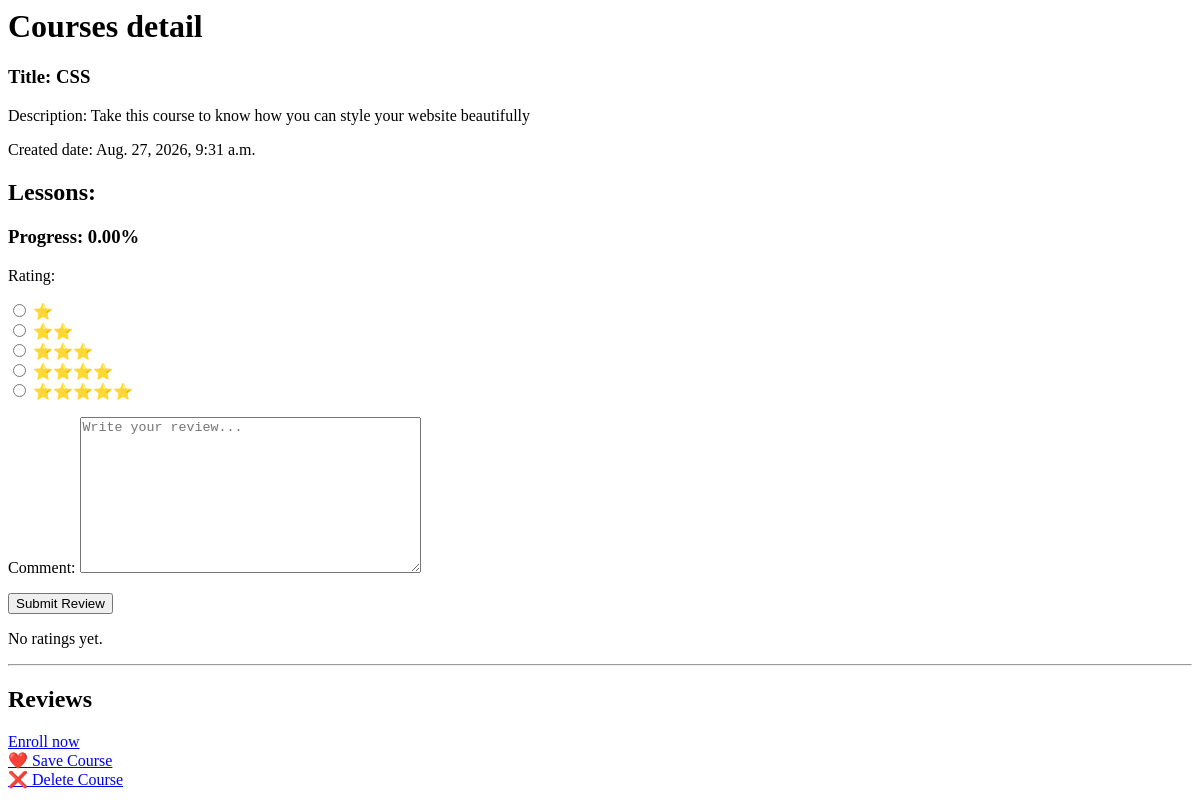
/courses/10 (signed in), run on an earlier commit of the app's database.
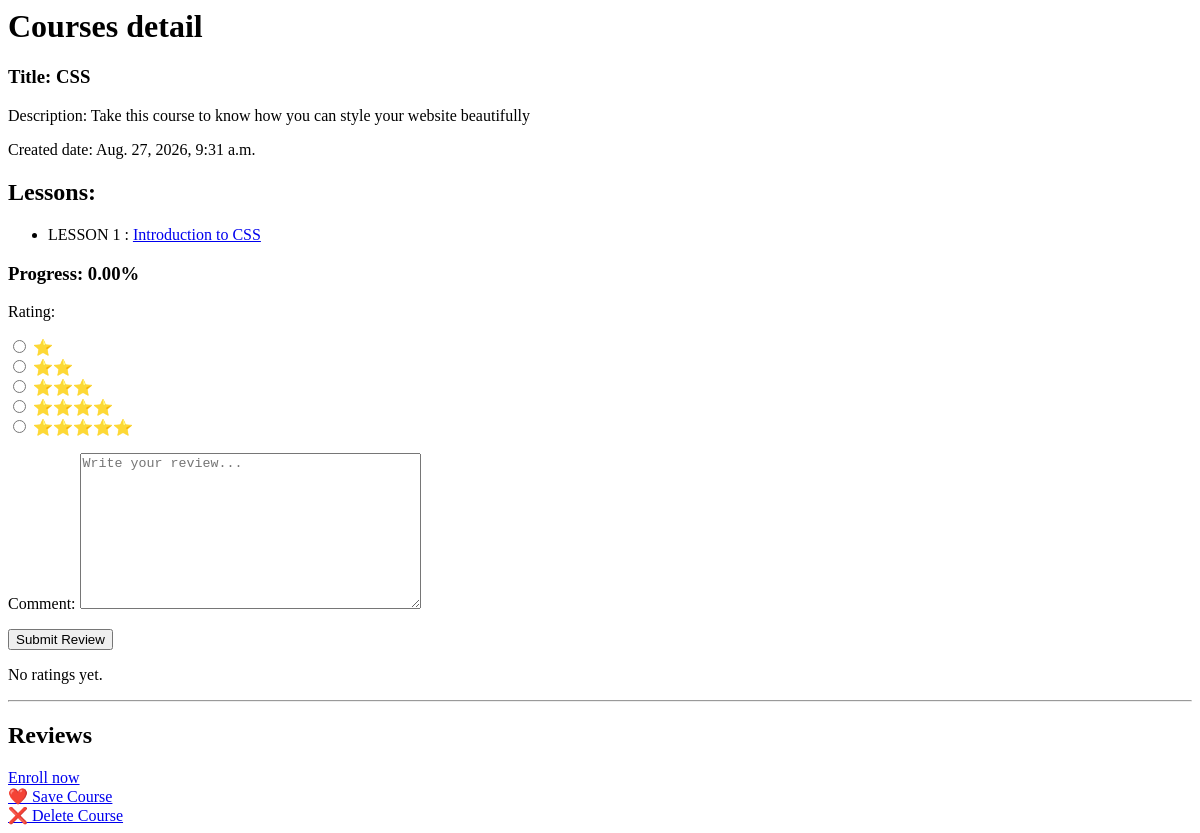
And on a later commit of the database.
### course/models.py (models this page shows, shortened)
class lesson(models.Model):
    course = models.ForeignKey(Course, on_delete=models.CASCADE)
    title = models.CharField(max_length=200)
    content = models.TextField()
    created_at = models.DateTimeField(auto_now_add=True)
    updated_at = models.DateTimeField(auto_now=True)

### course/views.py (the view)
# urls.py: path("<int:id>",views.coursedetail,name="coursedetail"),
def coursedetail(request,id):
    if request.method == 'POST':
        form=ReviewForm(request.POST)
        if form.is_valid():
            review=form.save(commit=False)
            review.course=Course.objects.get(id=id)
            review.user=request.user
            review.save()
            return redirect('coursedetail', id=id)
    else:
        form=ReviewForm()
    course = Course.objects.get(id=id)
    lessons = lesson.objects.filter(course=course)
    completed_lessons = LessonCompletion.objects.filter(user=request.user, lesson__course=course)
    total_lessons = lessons.count()
    completed_count = completed_lessons.count()
    if total_lessons > 0:
        progress_percentage = (completed_count / total_lessons) * 100
    else:
        progress_percentage = 0
    review_count = Review.objects.filter(
    course=course
).count()
    average_rating = Review.objects.filter(
    course=course
).aggregate(
    Avg('rating')
)['rating__avg']
    reviews=Review.objects.filter(course=course)
    return render(request,'courses/course_detail.html',{'course':course, 'form': form,'lessons':lessons, 'progress_percentage': progress_percentage,'average_rating': average_rating, 'review_count': review_count,'reviews':reviews})

### course/forms.py
class ReviewForm(forms.ModelForm):
    rating = forms.ChoiceField(
        choices=[
            (1, '⭐'),
            (2, '⭐⭐'),
            (3, '⭐⭐⭐'),
            (4, '⭐⭐⭐⭐'),
            (5, '⭐⭐⭐⭐⭐'),
        ],
        widget=forms.RadioSelect
    )
    class Meta:
        model = Review
        fields = ['rating', 'comment']
        widgets = {
            'comment': forms.Textarea(attrs={
                'placeholder': 'Write your review...'
            }),
        }

### course/templates/courses/course_detail.html (shortened to what this page needs)
<h1>Courses detail</h1>
<h3>Title: {{ course.title }}</a></h3>
<p>Description: {{course.description}}</p>
<p>Created date: {{course.created_at}}</p>
<h2>Lessons:</h2>
<ul>
{% for lesson in lessons %}
    <li>LESSON {{forloop.counter}} : <a href="{% url 'lesson_detail' lesson.id %}"> {{ lesson.title }}</a>
    </li>
{% endfor %}
</ul>
<h3>Progress: {{ progress_percentage|floatformat:2 }}%</h3>
<form method="POST">
    {{ form.as_p }}
    <button type="submit">Submit Review</button>
</form>
{% if average_rating %}
    <p>
        ⭐ {{ average_rating|floatformat:1 }} / 5
    </p>
    <p>
        Based on {{ review_count }} reviews
    </p>
{% else %}
    <p>No ratings yet.</p>
{% endif %}
<hr>
<h2>Reviews</h2>
<a href="{%url 'enroll' course.id%}" <button type="submit ">Enroll now </button>
</a><br />
<a href="{% url 'save_course' course.id %}">
    ❤️ Save Course
</a><br />
<a href="{% url 'unsave_course' course.id %}">
    ❌ Delete Course
</a><br />

What changed in the data, as far as the page shows it:
added lesson: title "Introduction to CSS"
